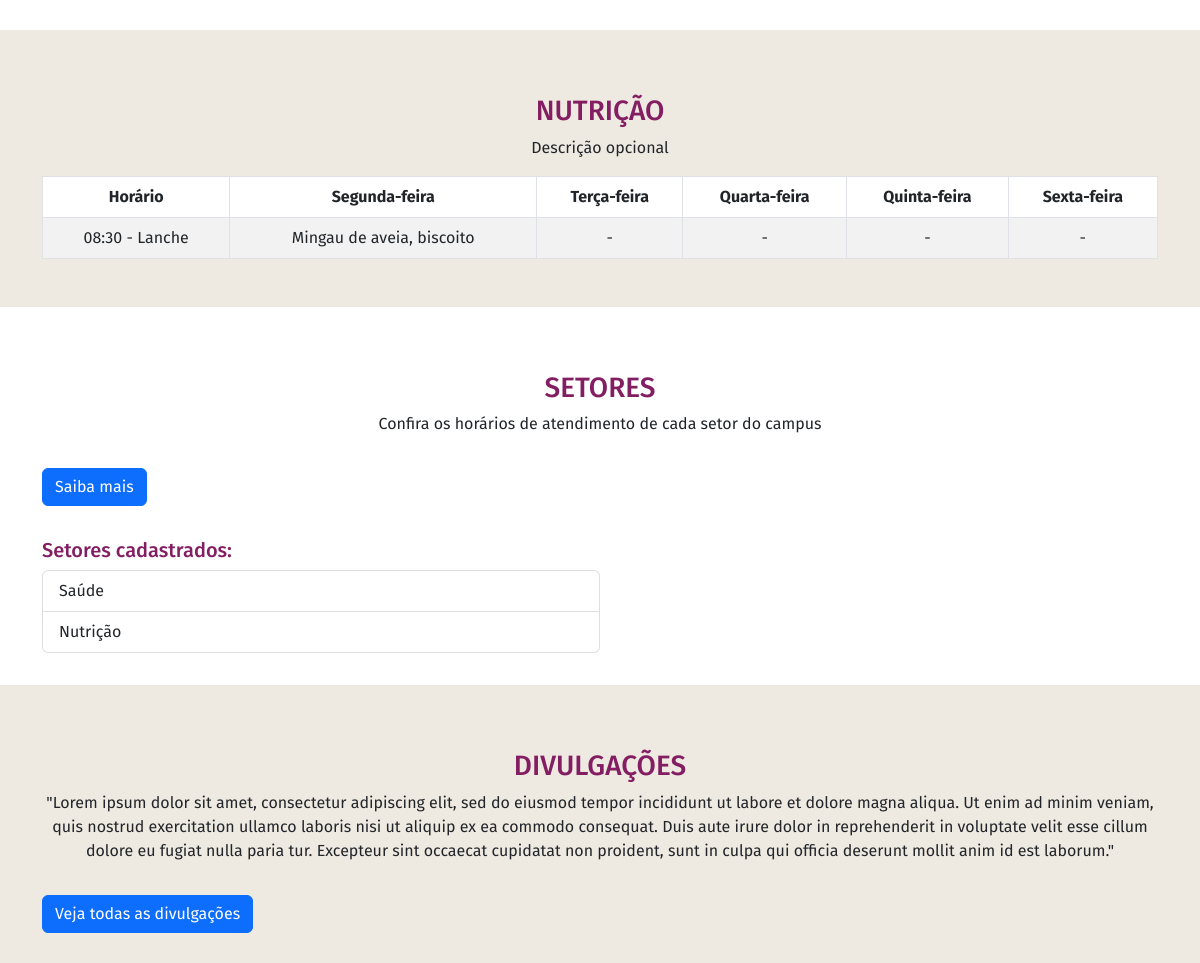
The app's page / (middle part), older data.
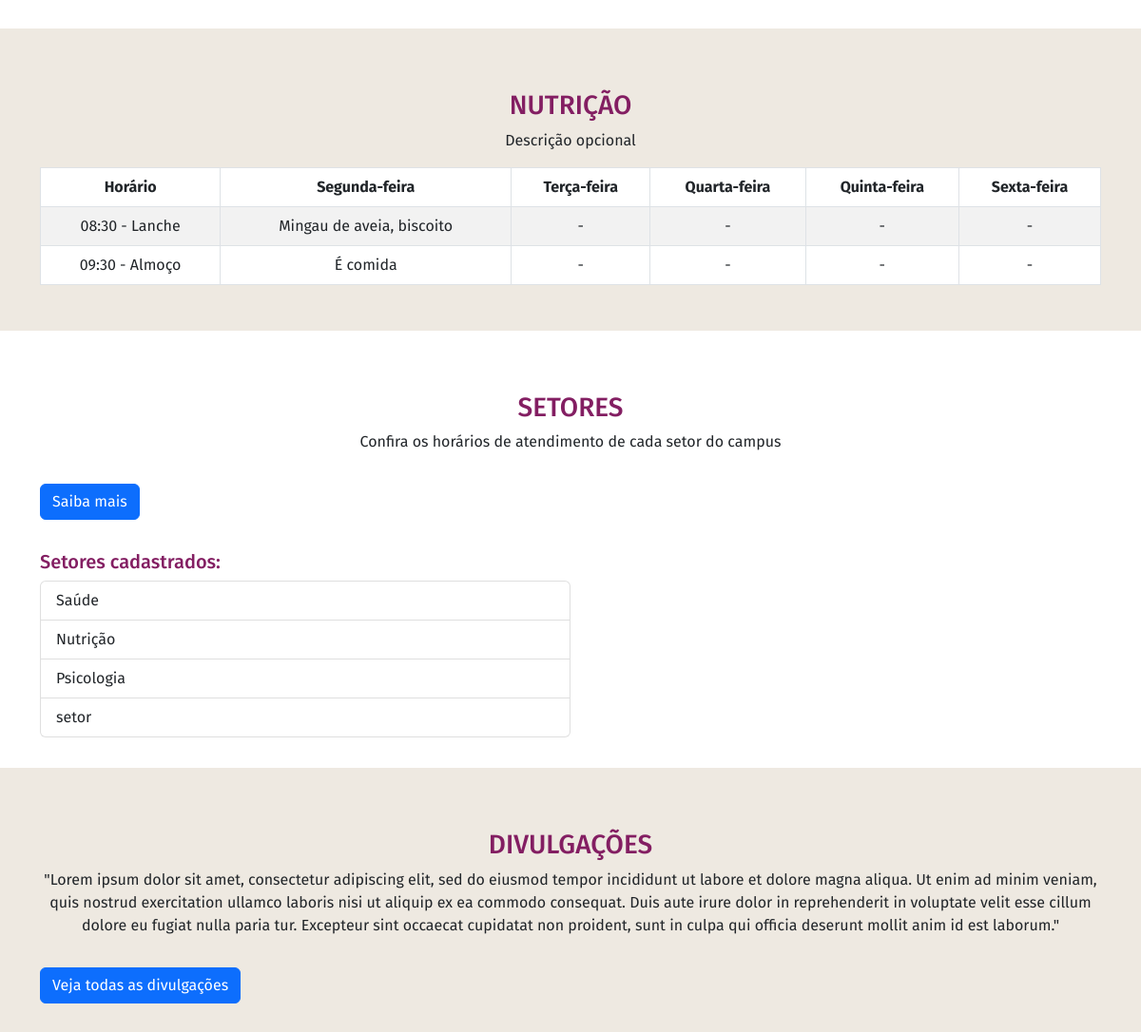
The same page, newer data.
### servicos/models.py (models this page shows, shortened)
class Refeicao(models.Model):
    DIAS_SEMANA_CHOICES = (
        ("SEG", "Segunda-feira"),
        ("TER", "Terça-feira"),
        ("QUA", "Quarta-feira"),
        ("QUI", "Quinta-feira"),
        ("SEX", "Sexta-feira")
    )
    horario_inicio = models.TimeField(verbose_name="Horário de início", auto_now_add=False)
    horario_fim = models.TimeField(verbose_name="Horário de fim", auto_now_add=False)
    dia_semana = models.CharField(verbose_name="Dia da semana", choices=DIAS_SEMANA_CHOICES, max_length=3)
    descricao = models.TextField(verbose_name="Descrição do cardápio")
    data = models.DateField(verbose_name="Data", blank=True, null=True)
    tipo_refeicao = models.ForeignKey(TipoRefeicao, related_name="cardapio_da_refeicao", on_delete=models.SET_NULL, null=True)
    class Meta:
        verbose_name = "Refeicao"
        verbose_name_plural = "Refeições"

class TipoRefeicao(models.Model):
    tipo_refeicao = models.CharField(verbose_name="Tipo de refeição", max_length=50)
    class Meta:
        verbose_name = "Tipo de refeição"
        verbose_name_plural = "Tipos de refeição"

class Setor(models.Model):
    BLOCO_CHOICES = (
        ("A", "A"),
        ("B", "B")
    )
    nome = models.CharField(verbose_name="Nome do setor", max_length=25)
    bloco = models.CharField(verbose_name="Bloco do setor", choices=BLOCO_CHOICES, max_length=1)
    numero = models.IntegerField(verbose_name="Número da sala")
    class Meta:
        verbose_name = "Setor"
        verbose_name_plural = "Setores"

### paginas/views.py (the view)
# urls.py: path("", views.home_view, name="inicio"),
def home_view(request):
    setores = Setor.objects.all()
    refeicoes = Refeicao.objects.all()
    context = {
        'setores': setores,
        'refeicoes': refeicoes
    }
    return render(request, 'home.html', context)

### paginas/templates/home.html (shortened to what the changed rows need)
{% extends "modelo.html" %}
{% load static %}
{% block 'conteudo' %}
    {% block 'nutricao' %}
        <section class="container-fluid sessao-dois">
            <section class="container" id="nutricao">
            <section class="row">
                <div class="col-md-12 conteudo-corpo">
                <article class="col-md-12">
                    <div class="table-responsive">
                        <table class="table table-striped table-hover table-bordered align-middle">
                            <thead>
                                <tr>
                                    <th scope="col">Horário</th>
                                    <th scope="col">Segunda-feira</th>
                                    <th scope="col">Terça-feira</th>
                                    <th scope="col">Quarta-feira</th>
                                    <th scope="col">Quinta-feira</th>
                                    <th scope="col">Sexta-feira</th>
                                </tr>
                            </thead>
                            <tbody>
                                {% for refeicao in refeicoes %}
                                <tr>
                                    <td>{{ refeicao.horario_inicio }} - {{ refeicao.tipo_refeicao.tipo_refeicao }}</td>
                                    {% if refeicao.dia_semana == "SEG" %}
                                        <td>{{ refeicao.descricao }}</td>
                                    {% else %}
                                        <td> - </td>
                                    {% endif %}
                                    {% if refeicao.dia_semana == "TER" %}
                                        <td>{{ refeicao.descricao }}</td>
                                    {% else %}
                                        <td> - </td>
                                    {% endif %}
                                    {% if refeicao.dia_semana == "QUA" %}
                                        <td>{{ refeicao.descricao }}</td>
                                    {% else %}
                                        <td> - </td>
                                    {% endif %}
                                    {% if refeicao.dia_semana == "QUI" %}
                                        <td>{{ refeicao.descricao }}</td>
                                    {% else %}
                                        <td> - </td>
                                    {% endif %}
                                    {% if refeicao.dia_semana == "SEX" %}
                                        <td>{{ refeicao.descricao }}</td>
                                    {% else %}
                                        <td> - </td>
                                    {% endif %}
                                </tr>
                                {% endfor %}
                            </tbody>
                        </table>
                    </div>
                </article>
                </div>
            </section>
            </section>
        </section>
    {% endblock 'nutricao' %}
    {% block 'setores' %}
        <section class="container-fluid">
            <section class="container">
            <section class="row">
                <div class="col-md-12 conteudo-corpo" id="setores">
                <article class="col-md-6 lista-setores">
                    <div class="list-group">
                        {% for setor in setores %}
                            <a href="{% url 'setores' %}" class="list-group-item list-group-item-action"> {{ setor.nome }} </a>
                        {% endfor %}
                    </div>
                </article>
                </div>
            </section>
            </section>
        </section>
    {% endblock 'setores' %}
{% endblock 'conteudo' %}

Row changes from the older to the newer data that the page shows:
added Refeicao: horario_inicio "09:30", tipo_refeicao.tipo_refeicao "Almoço", descricao "É comida"
added Setor: nome "Psicologia"
added Setor: nome "setor"
